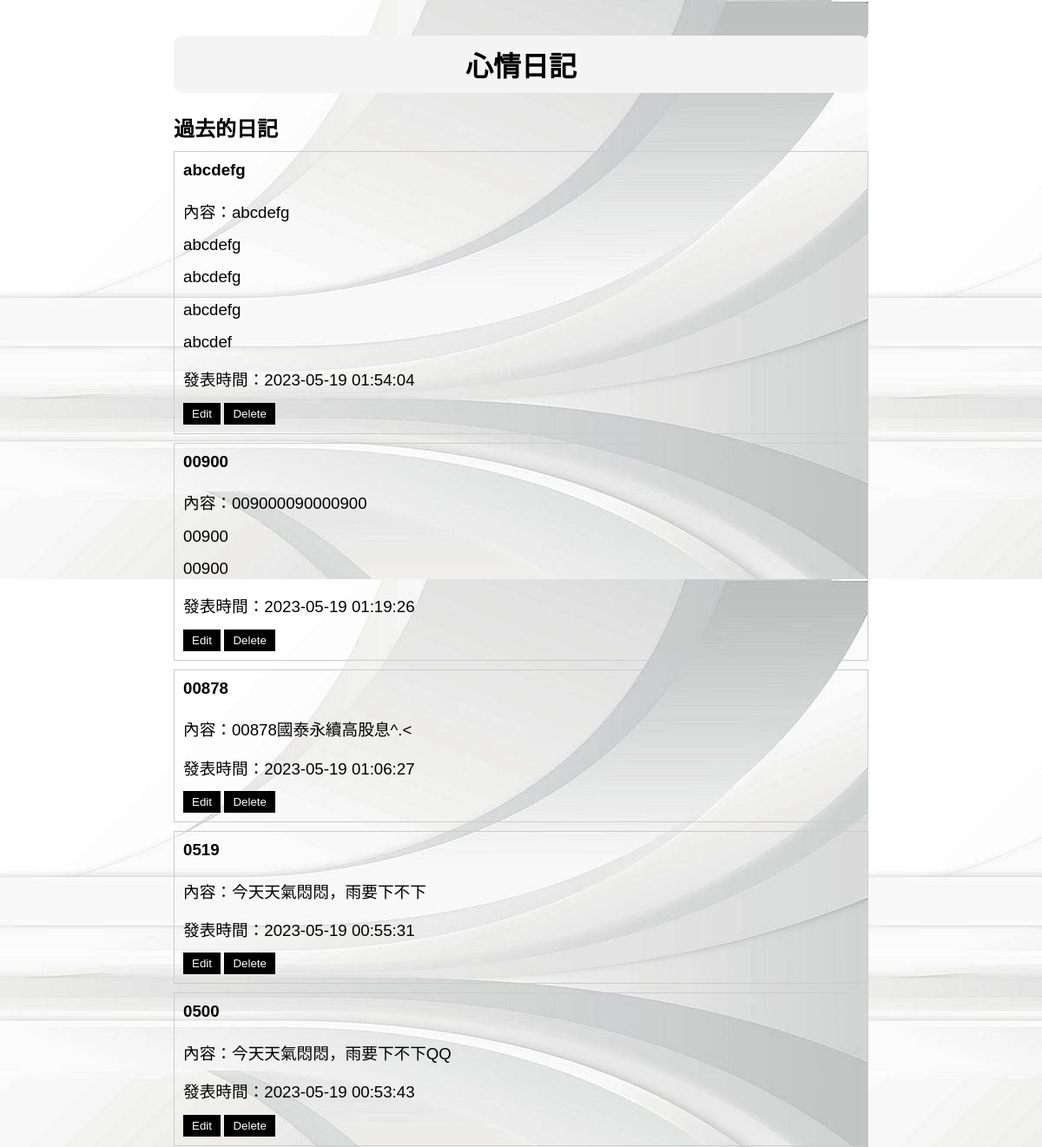
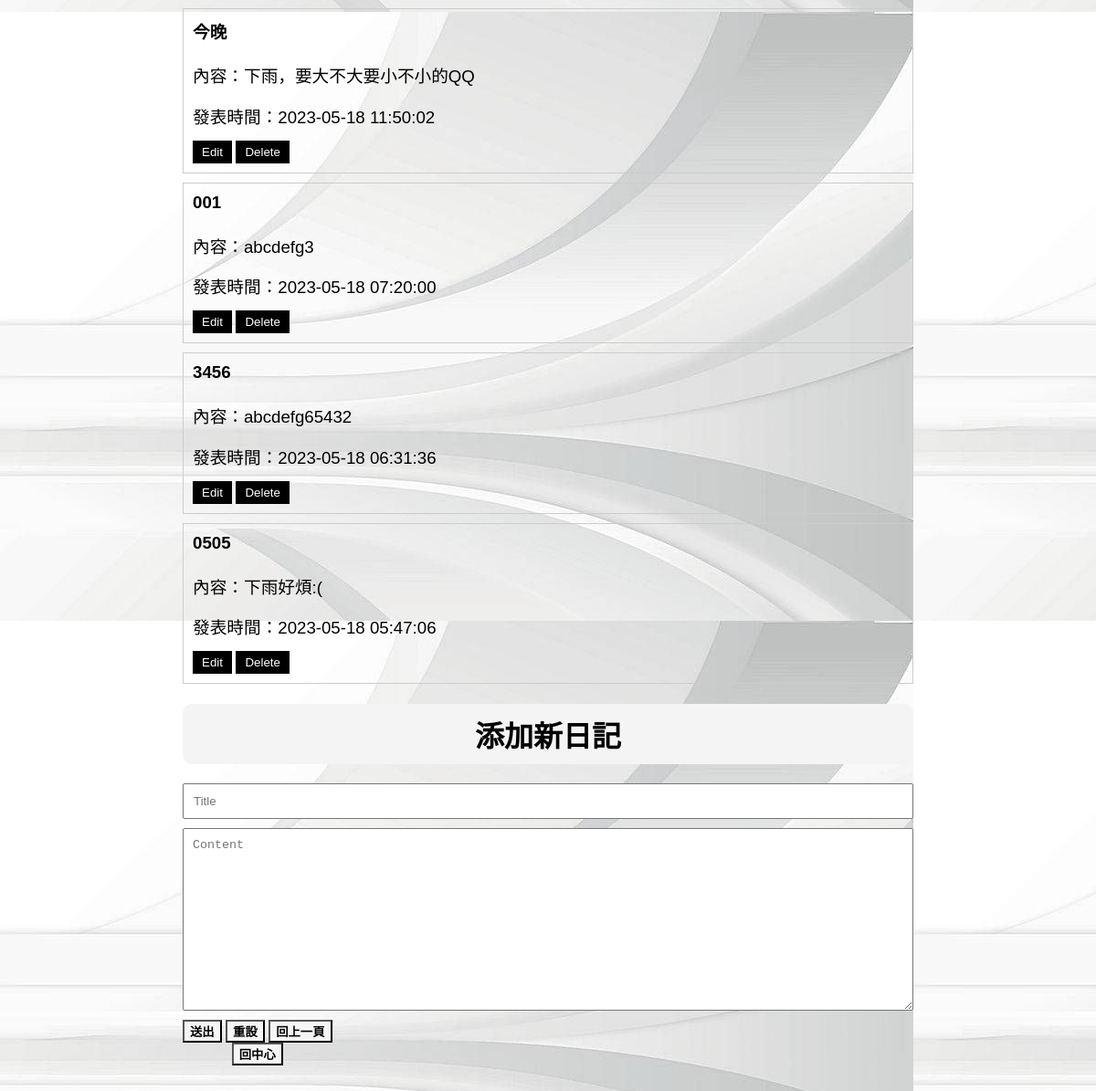
The app's page /diary.php (signed in) with its own data (2 pictures, top to bottom).
### tables this page shows
CREATE TABLE `diary` (
  `id` int(11) NOT NULL,
  `member_id` int(11) NOT NULL,
  `title` varchar(255) DEFAULT NULL,
  `content` text DEFAULT NULL,
  `created_at` timestamp NOT NULL DEFAULT current_timestamp(),
  `updated_at` timestamp NOT NULL DEFAULT current_timestamp() ON UPDATE current_timestamp()
);

### diary.php (the view, shortened to what this page needs)
<?php
$db = mysqli_connect('localhost', 'root', '123456', 'member');
$member_id = $_SESSION['m_id'];
if (isset($_SESSION['role'])) {
    $role = $_SESSION['role'];
} else {
    $role = '';
}
?>
<html>
<head>
<link href="style.css" rel="stylesheet" type="text/css">
</head>
<body class="diary-page">
    <div class="container">
        <h1>心情日記</h1>
        <div class="past-entries">
            <h2>過去的日記</h2>
            <?php
            if (isset($_SESSION['m_level']) && $_SESSION['m_level'] == 'admin') {
                $sql = "SELECT id, title, content, created_at FROM diary ORDER BY created_at DESC";
            } else {
                $sql = "SELECT id, title, content, created_at FROM diary WHERE member_id = '$member_id' ORDER BY created_at DESC";
            }
            $result = mysqli_query($db, $sql);
            while ($row = mysqli_fetch_assoc($result)) {
                echo '<div class="diary-entry">';
                echo '<h3>' . htmlspecialchars($row['title']) . '</h3>';
                echo '<p>內容：' . nl2br(htmlspecialchars($row['content'])) . '</p>';
                echo '<p>發表時間：' . htmlspecialchars($row['created_at']) . '</p>';
                    echo '<button class="edit-btn" onclick="location.href=\'diaryedit.php?id=' . $row['id'] . '\'">Edit</button> ';
                    echo '<button class="delete-btn" onclick="location.href=\'diarydel.php?id=' . $row['id'] . '\'">Delete</button>';
                echo '</div>';
            }
            ?>
        </div>
        <h1>添加新日記</h1>
        <form action="" method="post" name="formPost" id="formPost">
            <input type="text" name="title" placeholder="Title" required>
            <textarea name="content" placeholder="Content" required></textarea>
            <div class="button-cell">
                <input type="submit" name="Submit" value="送出">
                <input type="reset" name="Submit2" value="重設">
                <input type="button" name="Submit3" value="回上一頁" onClick=window.history.back();>
                <?php
                    echo '<div class="button-cell">';
                    if ($role == 'admin') {
                        echo '<input type="button" value="回中心" onclick="location.href=\'member_admin.php\'">';
                    } else {
                        echo '<input type="button" value="回中心" onclick="location.href=\'member_center.php\'">';
                    }
                    echo '</div>';
                ?>
            </div>
        </form>
    </div>
</body>
</html>

### style.css (style rules this page uses)
p,ol { font-family: Verdana, Arial, Helvetica, sans-serif; font-size: 14pt; line-height: 200%; margin-top: 1px; margin-bottom: 7px; }
form { margin: 0px; }
.button-cell { text-align: center; }
.button-cell input[type="submit"], .button-cell input[type="reset"], .button-cell input[type="button"] { background-color: whitesmoke; font-weight: bold; color: black; }
.container { max-width: 800px; margin: 0 auto; padding: 20px; }
.past-entries { margin-bottom: 20px; }
.past-entries h2 { margin-bottom: 10px; }
form { display: flex; flex-wrap: wrap; margin-bottom: 20px; }
form input[type="text"]:not(.logintextbox), form textarea { flex: 1 1 100%; margin-bottom: 10px; padding: 10px; box-sizing: border-box; }
textarea[name="content"] { height: 200px; }
.diary-page { font-family: Arial, sans-serif; margin: 0; padding: 0; }
.diary-entry { border: 1px solid #ccc; padding: 10px; margin-bottom: 10px; position: relative; }
.edit-btn, .delete-btn { background-color: #000; color: #fff; border: none; padding: 5px 10px; cursor: pointer; }
.delete-btn { right: 60px; }
.diary-entry h3 { margin-top: 0; }
h1 { text-align: center; background-color: #f4f4f4; font-family: "標楷體", BiauKai, serif; padding: 10px; border-radius: 10px; }
body { background-image: url('images/bg001.jpg'); }

### records on screen
diary: title "abcdefg", content "abcdefg abcdefg abcdefg abcdefg abcdef", created_at "2023-05-19 01:54:04"
diary: title "00900", content "009000090000900 00900 00900", created_at "2023-05-19 01:19:26"
diary: title "00878", content "00878國泰永續高股息^.<", created_at "2023-05-19 01:06:27"
diary: title "0519", content "今天天氣悶悶，雨要下不下", created_at "2023-05-19 00:55:31"
diary: title "0500", content "今天天氣悶悶，雨要下不下QQ", created_at "2023-05-19 00:53:43"
diary: title "今晚", content "下雨，要大不大要小不小的QQ", created_at "2023-05-18 11:50:02"
diary: title "001", content "abcdefg3", created_at "2023-05-18 07:20:00"
diary: title "3456", content "abcdefg65432", created_at "2023-05-18 06:31:36"
diary: title "0505", content "下雨好煩:(", created_at "2023-05-18 05:47:06"
